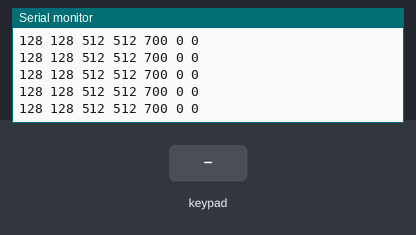
This sketch was run on a simulated Arduino Uno, built with avr-gcc and run on an emulated ATmega328P. On the bench: the last lines printed to the serial monitor. Inputs (shaded band) come from the test bench.

Above: at 1.2 s.
1.3 s: key 'U' pressed
At 1.32 s:
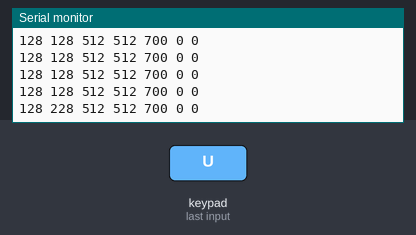
2.8 s: key 'D' pressed
At 2.84 s:
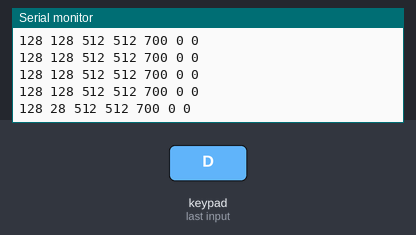
Timing chart, 0 to 5.8 s (numbered marks = the images above; inputs shaded):
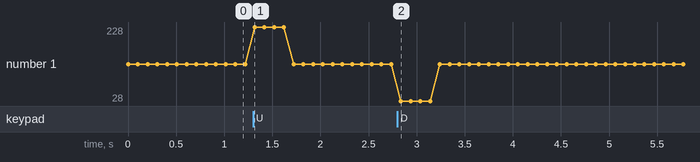

Measured:
- after the input at 1.3 s, the serial monitor: prints a new line at once (image 1)
- after the input at 2.8 s, the serial monitor: prints a new line at once (image 2)

The sketch:

Wii_Practice.ino
```cpp
#include <Wire.h>
#include <ArduinoNunchuk.h>

#define BAUDRATE 19200

ArduinoNunchuk nunchuck = ArduinoNunchuk();

void setup() {
  // put your setup code here, to run once:
  Serial.begin(BAUDRATE);
  nunchuck.init();
}

void loop() {
  // put your main code here, to run repeatedly:
  nunchuck.update();

  Serial.print(nunchuck.analogX);
  Serial.print(' ');
  Serial.print(nunchuck.analogY);
  Serial.print(' ');
  Serial.print(nunchuck.accelX);
  Serial.print(' ');
  Serial.print(nunchuck.accelY);
  Serial.print(' ');
  Serial.print(nunchuck.accelZ);
  Serial.print(' ');
  Serial.print(nunchuck.zButton);
  Serial.print(' ');
  Serial.println(nunchuck.cButton);
  delay(100);
}
```
